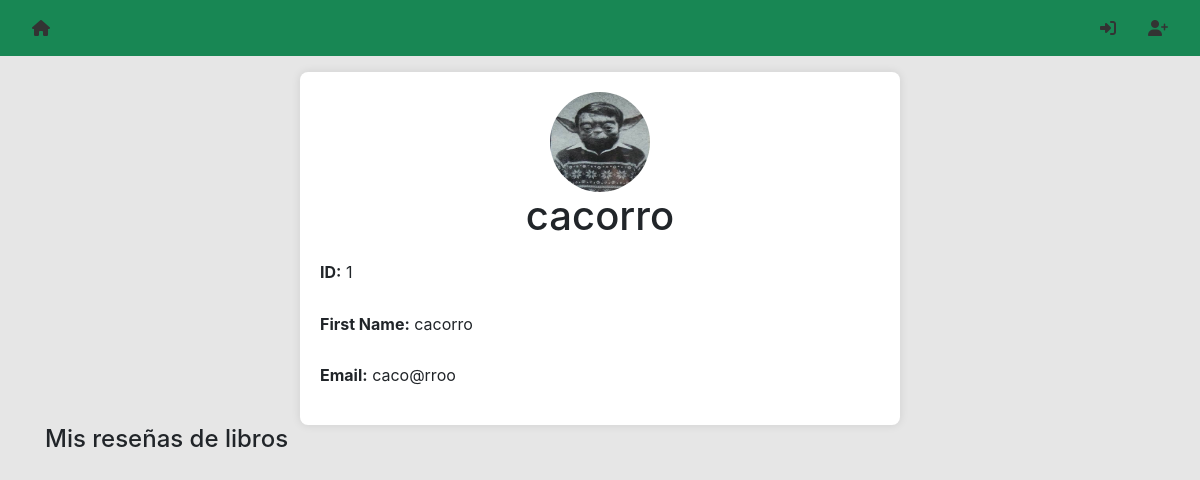
The app's page /profile/1 with its own data.
### website/models.py (models this page shows)
class User(db.Model, UserMixin):
    id = db.Column(db.Integer, primary_key=True)
    email = db.Column(db.String(150), unique=True)
    password = db.Column(db.String(150))
    first_name = db.Column(db.String(150))
    notes = db.relationship('Note')
    books = db.relationship('Book', secondary='list')
    reviews = db.relationship('Review')
    photo_path = db.Column(db.String(255))

### website/views.py (the view, shortened to what this page needs)
@views.route('/profile/<int:user_id>', methods=['GET', 'POST'])
def user_profile(user_id):
    user = User.query.get(user_id)
    if user:
        reviews = Review.query.filter_by(user_email=user.email).all()
        book_titles = {}
        for review in reviews:
            book = Book.query.filter_by(isbn=review.book_isbn).first()
            if book:
                book_titles[review.book_isbn] = book.title
        books = Book.query.all()
        return render_template('profile.html', user=user, books=books, reviews=reviews, book_titles=book_titles)
    else:
        return redirect(url_for('views.index'))

### website/templates/profile.html (shortened to what this page needs)
{% extends "base.html" %}
{% block content %}
<div class=" profile-container bg-white mt-3">
    <div class="profile-header">
        <img src="{{ url_for('static', filename=user.photo_path) }}" alt="User Image" class="user-image">
        <h1 class="profile-title">{{ user.first_name }}</h1>
    </div>
    <div class="profile-info">
        <p class="profile-field"><strong>ID:</strong> {{ user.id }}</p>
        <p class="profile-field"><strong>First Name:</strong> {{ user.first_name }}</p>
        <p class="profile-field"><strong>Email:</strong> {{ user.email }}</p>
    </div>
</div>
        <h4>Mis reseñas de libros</h4>
{% endblock %}

### website/templates/base.html (shortened to what this page needs)
<!DOCTYPE html>
<html>
<head>
    <link
        rel="stylesheet"
        href="https://stackpath.bootstrapcdn.com/bootstrap/4.4.1/css/bootstrap.min.css"
    />
    <link
        rel="stylesheet"
        href="https://stackpath.bootstrapcdn.com/font-awesome/4.7.0/css/font-awesome.min.css"
    />
</head>
<body style="background-color: #e6e6e6;">
<nav class="navbar navbar-expand-lg navbar-custom">
    <div class="collapse navbar-collapse" id="navbar">
        {% if current_user.is_authenticated %}
        <ul class="navbar-nav mr-auto">
            <li class="nav-item">
                <a class="nav-link" href="/"><i class="fa fa-home"></i></a>
            </li>
        </ul>
        <form class="form-inline ml-5" action="{{ url_for('views.search_user') }}" method="GET">
            <input class="form-control" type="text" name="query" placeholder="Buscar persona...">
            <button class="btn btn-outline-success my-2 my-sm-0" type="submit">Buscar</button>
        </form>
        <ul class="navbar-nav">
            <a class="nav-link" href="{{ url_for('views.user_profile', user_id=current_user.id) }}"><i class="fa fa-user"></i> </a>
            <li class="nav-item">
                <a class="nav-link" href="/logout"><i class="fa fa-sign-out"></i></a>
            </li>
        </ul>
        {% else %}
        <ul class="navbar-nav mr-auto">
            <li class="nav-item">
                <a class="nav-link" href="/"><i class="fa fa-home"></i></a>
            </li>
        </ul>
        <ul class="navbar-nav">
            <li class="nav-item">
                <a class="nav-link" href="/login"><i class="fa fa-sign-in"></i></a>
            </li>
            <li class="nav-item">
                <a class="nav-link" href="/sign-up"><i class="fa fa-user-plus"></i></a>
            </li>
        </ul>
        {% endif %}
    </div>
</nav>
    <div class="container">{% block content %} {% endblock %}</div>
</body>
</html>

### website/templates/base.html (style rules this page uses)
.navbar-custom { background-color: #188754; }
.navbar-nav { flex-direction: row; }
.nav-item { margin: 0 8px; }
.nav-link { color: #ffffff; }
.fa { color: #333333; }

### website/templates/profile.html (style rules this page uses)
.profile-container { max-width: 600px; margin: 0 auto; padding: 20px; box-shadow: 0 0 10px rgba(0,0,0,0.1); border-radius: 8px; }
.profile-title { text-align: center; margin-bottom: 20px; }
.profile-info { display: flex; flex-direction: column; gap: 10px; }
.profile-field { font-size: 16px; line-height: 1.6; }
.profile-header { text-align: center; margin-bottom: 20px; }
.user-image { width: 100px; height: 100px; border-radius: 50%; margin: 0 auto; display: block; }

### records on screen
User: photo_path (picture), first_name "cacorro", id "1", email "caco@rroo"
